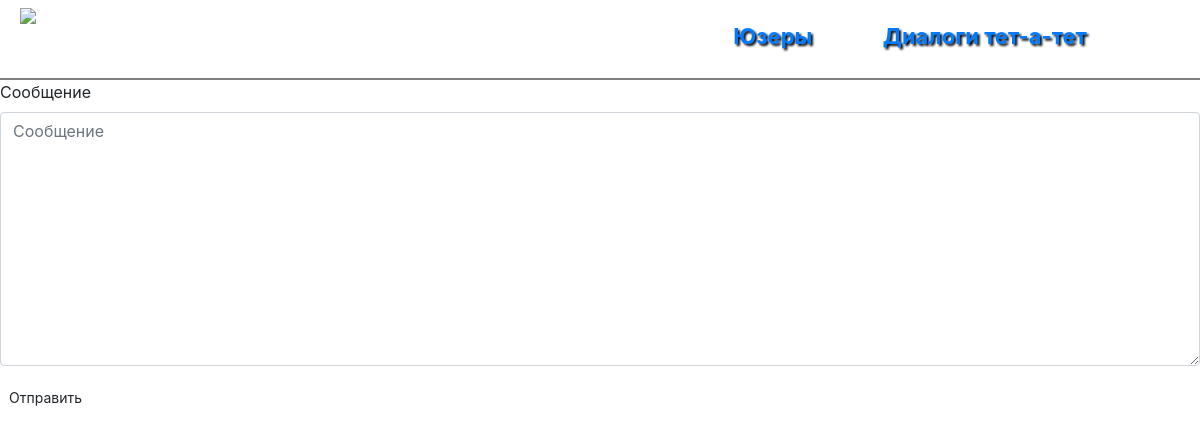
Page /dialogs/1/ (signed in) on the earlier database version.
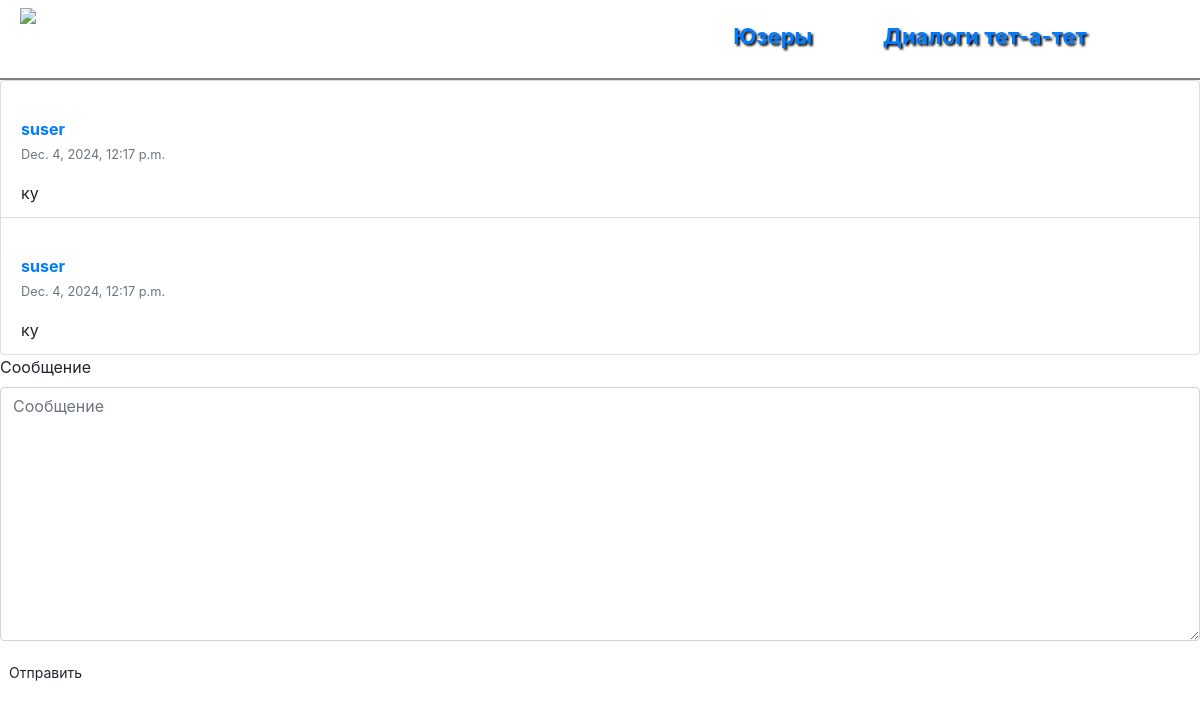
Same page on the later database version.
### chat/models.py (models this page shows, shortened)
class Message(models.Model):
    chat = models.ForeignKey(Chat, verbose_name="Чат", on_delete=models.CASCADE)
    author = models.ForeignKey(User, verbose_name="Пользователь", related_name='message_author', on_delete=models.CASCADE)
    message = models.TextField(verbose_name="Сообщение")
    pub_date = models.DateTimeField(verbose_name='Дата сообщения', auto_now_add=True)
    is_readed = models.BooleanField(verbose_name='Прочитано', default=False)
    class Meta:
        ordering = ['pub_date']

### chat/views.py (the view, shortened to what this page needs)
# urls.py: re_path(r'^dialogs/(?P<chat_id>\d+)/$', views.MessagesView.as_view(), name='messages'),
class MessagesView(View):
    def get(self, request, chat_id):
        try:
            chat = Chat.objects.get(id=chat_id)
            if request.user in chat.members.all():
                chat.message_set.filter(is_readed=False).exclude(author=request.user).update(is_readed=True)
            else:
                chat = None
        except Chat.DoesNotExist:
            chat = None
        return render(
            request,
            'users/messages.html',
            {
                'user_profile': request.user,
                'chat': chat,
                'form': MessageForm()
            }
        )

### chat/forms.py
class MessageForm(forms.ModelForm):
    class Meta:
        model = Message
        fields = ['message']

### templates/users/messages.html (shortened to what this page needs)
{% extends 'index.html' %}
{% block content %}
{% if not chat %}
    <div class="panel panel-body">
        Невозможно начать беседу. Не найден пользователь или вы не имеете доступа к данной беседе.
    </div>
{% else %}
    {% load tz %}
    {% if chat %}
        <div id="messages" class="panel">
            <div id="innerMessages">
                {% for message in chat.message_set.all %}
                        {% include 'users/message.html' with message_item=message %}
                {% endfor %}
            </div>
        </div>
    {% endif %}
    <div id="message_form">
        <form id="message-form" class="panel panel-body" method="post" >
            {% load bootstrap3 %}
            {% bootstrap_form form %}
            <button type="submit" class="btn btn-default btn-sm" onclick="return ETextEditor.validateForm('message-form')">Отправить</button>
        </form>
    </div>
{% endif %}
{% endblock content %}

### templates/users/message.html (shortened to what this page needs)
{% block content %}
{% url 'users:profile' message_item.author.username as the_user_url%}
{% load tz %}
<div class="list-group-item {% if not message_item.is_readed %}unreaded{% endif %}">
    <div class="reply-body">
        <ul class="list-inline">
            <li class="drop-left-padding">
                <strong class="list-group-item-heading"><a href="{{ the_user_url }}">{{ message_item.author.username }}</a></strong>
            </li>
            <li class="pull-right text-muted"><small>{{ message_item.pub_date|utc }}</small></li>
        </ul>
        <div>{{ message_item.message|safe }}</div>
    </div>
</div>
{% endblock content %}

Differences in the rows shown:
added Message: author.username "suser", pub_date|utc "Dec. 4, 2024, 12:17 p.m.", message "ку"
added Message: author.username "suser", pub_date|utc "Dec. 4, 2024, 12:17 p.m.", message "ку"
